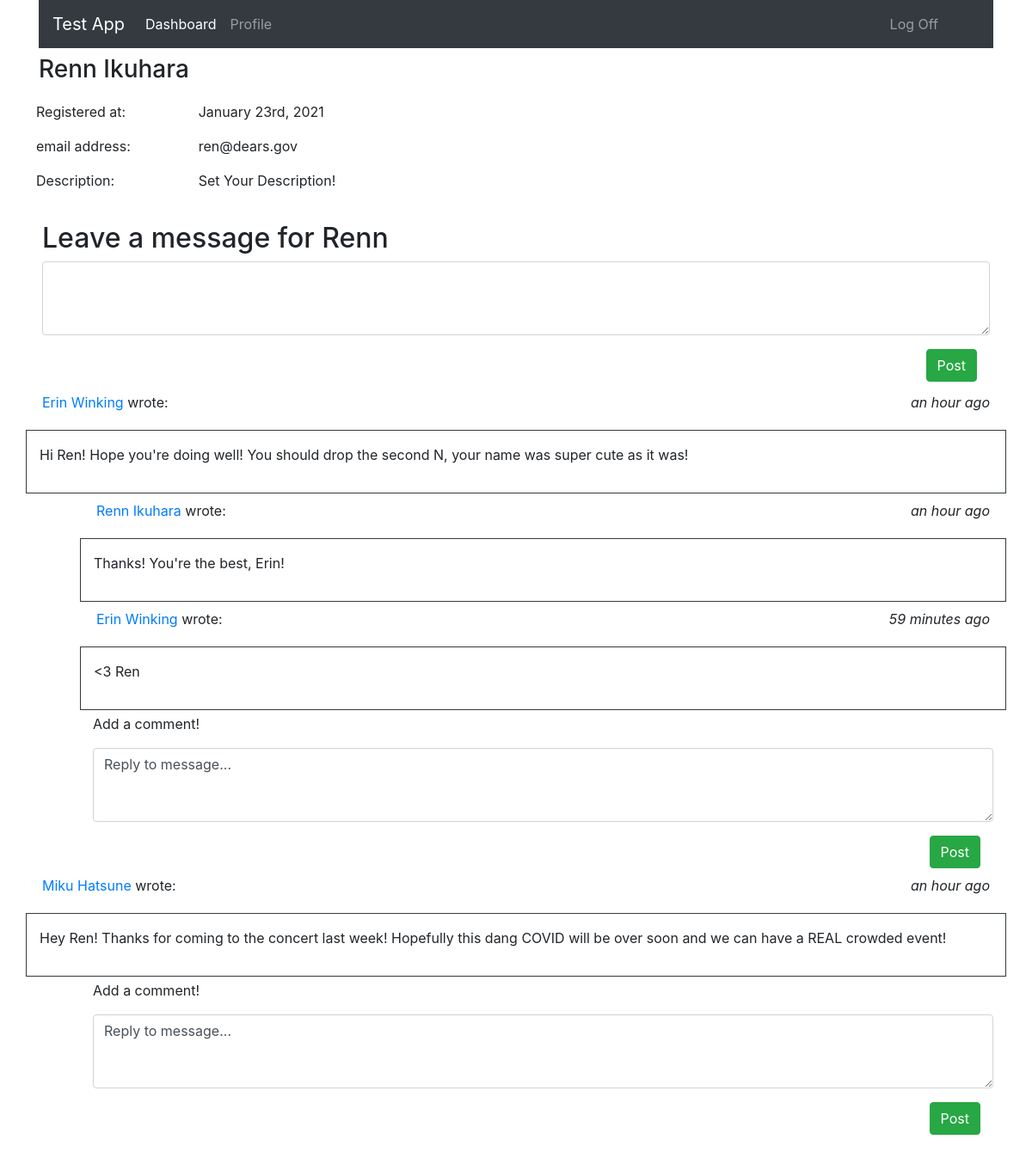
The page /users/show/3 (signed in) on the database its author committed.
### DashboardApp/models.py (models this page shows)
class User(models.Model):
    email = models.EmailField()
    first_name = models.CharField(max_length = 255)
    last_name = models.CharField(max_length = 255)
    password = models.CharField(max_length = 255)
    description = models.TextField(default = 'Set Your Description!')
    user_level = models.IntegerField(default = 1)
    created_at = models.DateTimeField(auto_now_add = True)
    updated_at = models.DateTimeField(auto_now = True)
    objects = UserManager()

class WallPost(models.Model):
    message = models.TextField()
    created_at = models.DateTimeField(auto_now_add = True)
    updated_at = models.DateTimeField(auto_now = True)
    owner = models.ForeignKey(
        User,
        related_name = 'WallOwner',
        on_delete = CASCADE
    )
    poster = models.ForeignKey(
        User,
        related_name = 'WallPostAuthor',
        on_delete = CASCADE
    )

class Comment(models.Model):
    comment = models.TextField()
    created_at = models.DateTimeField(auto_now_add = True)
    updated_at = models.DateTimeField(auto_now = True)
    user = models.ForeignKey(
        User,
        related_name = 'CommentPost',
        on_delete = CASCADE
    )
    message = models.ForeignKey(
        WallPost,
        related_name = 'CommentPost',
        on_delete = CASCADE
    )

### DashboardApp/views.py (the view)
# urls.py: path('users/show/<int:userid>', views.show_user_wall, name = 'show_user_wall'),
def show_user_wall(request, userid):
    wall_owner = User.objects.get(id = userid)
    context = {
        'wall_owner': wall_owner,
        'current_user': User.objects.get(id = request.session['userid']),
        'page_title': f"{ wall_owner.first_name }'s Wall!"
    }
    return render(request, 'html/user_wall.html', context)

### DashboardApp/templates/html/user_wall.html (shortened to what this page needs)
{% extends 'html/base.html' %}
{% block content %}
<nav class="navbar navbar-expand-lg navbar-dark bg-dark">
    <a class="navbar-brand" href="{% url 'home' %}">Test App</a>
    <div class="collapse navbar-collapse" id="navbarText">
        <ul class="navbar-nav mr-auto">
            <li class="nav-item active">
                <a class="nav-link" href="{% url 'dashboard' %}">Dashboard</a>
            </li>
            <li class="nav-item">
                <a class="nav-link" href="{% url 'user_profile' current_user.id %}">Profile</a>
            </li>
        </ul>
    {% if current_user %}
    <a href="{% url 'logoff' %}" class="navbar-text mr-5">Log Off</a>
    {% else %}
    <a href="{% url 'login' %}" class="navbar-text mr-5">Log In</a>
    {% endif %}
</nav>
<h3 class="mt-2">{{ wall_owner.first_name }} {{ wall_owner.last_name }}</h3>
<div class="row p-1">
    <div class="col-2 p-2">
        <p>Registered at:</p>
        <p>email address:</p>
        <p>Description:</p>
    </div>
    <div class="col-4 p-2">
        <p>{{ wall_owner.created_at|date:'F jS, Y'}}</p>
        <p>{{ wall_owner.email }}</p>
        <p>{{ wall_owner.description }}</p>
    </div>
</div>
<div class="row mt-1 p-1">
    <div class="col">
        <form action="{% url 'post_to_wall' wall_owner.id %}" method="POST">
            <div class="form-group">
                <h2>Leave a message for {{ wall_owner.first_name }}</h2>
                <textarea class="form-control" name="wall-post" id="wall-post" rows="3"></textarea>
            </div>
            <div class="col text-right">
                <button type="submit" class="btn btn-success">Post</button>
            </div>
        </form>
    </div>
</div>
{% load humanize %}
{% if wall_owner.WallOwner.all %}
{% for post_obj in wall_owner.WallOwner.all %}
<div class="row mt-1 p-1 justify-content-between">
    <div class="col">
        <p><a href="{% url 'show_user_wall' post_obj.poster.id %}">{{ post_obj.poster.first_name }} {{ post_obj.poster.last_name }}</a> wrote:</p>
    </div>
    <div class="col text-right">
        <p><em>{{ post_obj.created_at|naturaltime }}</em></p>
    </div>
</div>
<div class="row py-3 border border-dark">
    <div class="col">
        <p>{{ post_obj.message }}</p>
    </div>
</div>
{% if post_obj.CommentPost.all %}
{% for comment_obj in post_obj.CommentPost.all %}
<div class="row ml-5 mt-1 p-1 justify-content-between">
    <div class="col">
        <p><a href="{% url 'show_user_wall' comment_obj.user.id %}">{{ comment_obj.user.first_name }} {{ comment_obj.user.last_name }}</a> wrote:</p>
    </div>
    <div class="col text-right">
        <p><em>{{ comment_obj.created_at|naturaltime }}</em></p>
    </div>
</div>
<div class="row ml-5 py-3 border border-dark">
    <div class="col">
        <p>{{ comment_obj.comment }}</p>
    </div>
</div>
{% endfor %}
{% endif %}
<div class="row ml-5 mt-1 justify-content-end">
    <div class="col">
        <form action="{% url 'post_comment' wall_owner.id %}" method="POST">
            <div class="form-group">
                <p>Add a comment!</p>
                <textarea class="form-control" name="comment-post" id="comment-post" rows="3">Reply to message...</textarea>
            </div>
            <div class="col text-right">
                <button type="submit" class="btn btn-success">Post</button>
            </div>
        </form>
    </div>
</div>
{% endfor %}
{% endif %}
{% endblock content %}

### rows shown on the page
User: first_name "Renn", last_name "Ikuhara", created_at "January 23rd, 2021", email "ren@dears.gov", description "Set Your Description!"
WallPost: poster.first_name "Erin", poster.last_name "Winking", created_at "an hour ago", message "Hi Ren! Hope you're doing well! You should drop the second N, your name was super cute as it was!"
Comment: user.first_name "Renn", user.last_name "Ikuhara", created_at "an hour ago", comment "Thanks! You're the best, Erin!"
Comment: user.first_name "Erin", user.last_name "Winking", created_at "59 minutes ago", comment "<3 Ren"
WallPost: poster.first_name "Miku", poster.last_name "Hatsune", created_at "an hour ago", message "Hey Ren! Thanks for coming to the concert last week! Hopefully this dang COVID will be over soon and we can have a REAL crowded event!"
